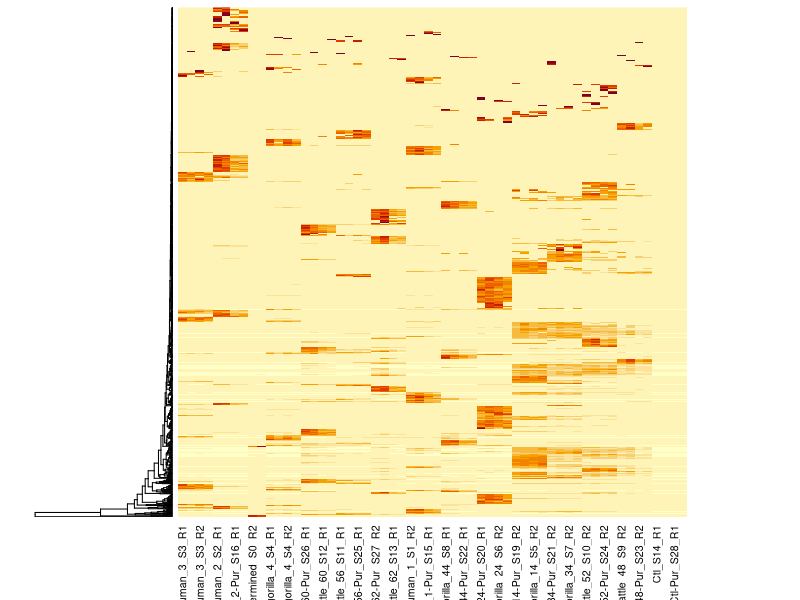
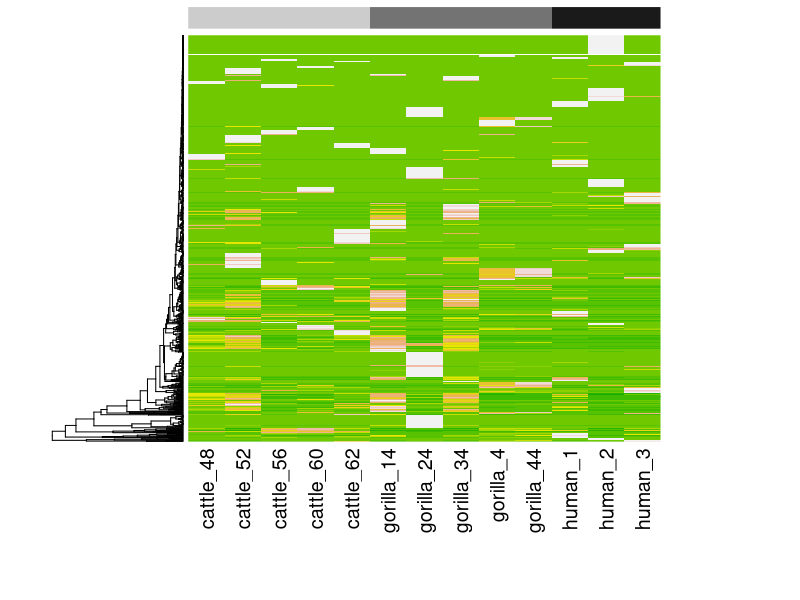
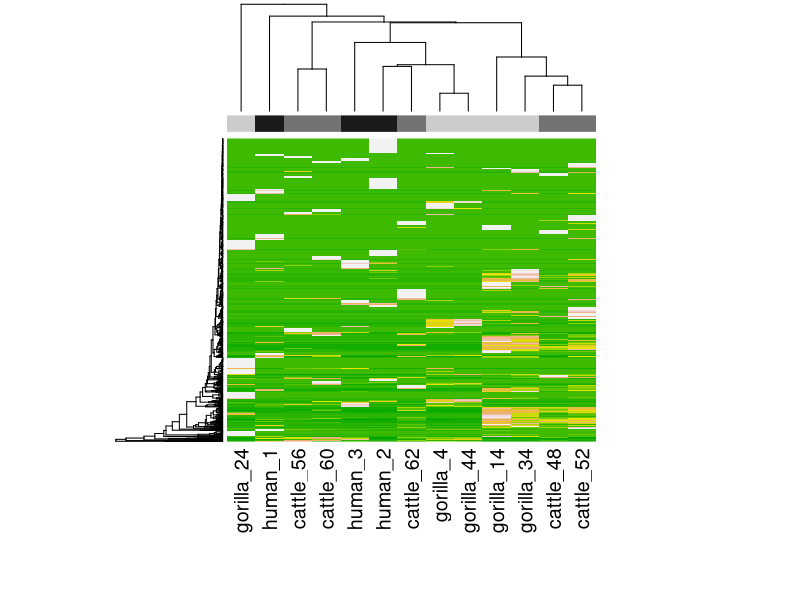

The R source for these figures, in order: (Note: this script raises an error after producing the figures.)
require(graphics); require(grDevices)

#setwd("C:/Users/David Hayman/Dropbox/marsden/ORION__sample_results")

library(ggplot2)
library(plyr)
library(reshape2)

data<-read.csv("06032015_run_mfp_scan_v5.csv",header=T,row.names=1)
colnames(data) <- c(#"UniqueID",
  "human_3_S3_R1",
  "human_3-Pur_S17_R1",
  "human_3_S3_R2",
  "human_3-Pur_S17_R2",
  "human_2_S2_R1",
  "human_2_S2_R2",
  "human_2-Pur_S16_R1",
  "human_2-Pur_S16_R2",
  "Undetermined_S0_R2",
  "Undetermined_S0_R1",
  "gorilla_4_S4_R1",
  "gorilla_4-Pur_S18_R1",
  "gorilla_4_S4_R2",
  "gorilla_4-Pur_S18_R2",
  "cattle_60-Pur_S26_R1",
  "cattle_60-Pur_S26_R2",
  "cattle_60_S12_R1",
  "cattle_60_S12_R2",
  "cattle_56_S11_R1",
  "cattle_56_S11_R2",
  "cattle_56-Pur_S25_R1",
  "cattle_56-Pur_S25_R2",
  "cattle_62-Pur_S27_R2",
  "cattle_62-Pur_S27_R1",
  "cattle_62_S13_R1",
  "cattle_62_S13_R2",
  "human_1_S1_R2",
  "human_1_S1_R1",
  "human_1-Pur_S15_R1",
  "human_1-Pur_S15_R2",
  "gorilla_44_S8_R1",
  "gorilla_44_S8_R2",
  "gorilla_44-Pur_S22_R1",
  "gorilla_44-Pur_S22_R2",
  "gorilla_24-Pur_S20_R1",
  "gorilla_24_S6_R1",
  "gorilla_24_S6_R2",
  "gorilla_24-Pur_S20_R2",
  "gorilla_14-Pur_S19_R2",
  "gorilla_14-Pur_S19_R1",
  "gorilla_14_S5_R2",
  "gorilla_14_S5_R1",
  "gorilla_34-Pur_S21_R2",
  "gorilla_34-Pur_S21_R1",
  "gorilla_34_S7_R2",
  "gorilla_34_S7_R1",
  "cattle_52_S10_R2",
  "cattle_52_S10_R1",
  "cattle_52-Pur_S24_R2",
  "cattle_52-Pur_S24_R1",
  "cattle_48_S9_R2",
  "cattle_48_S9_R1",	
  "cattle_48-Pur_S23_R2",	
  "cattle_48-Pur_S23_R1",
  "Ctl_S14_R1",
  "Ctl_S14_R2",
  "Ctl-Pur_S28_R1",
  "Ctl-Pur_S28_R2")

data<-data.matrix(data)

## to remove the contamination
df1<-data[!(rowSums(data[,55:58])>0),]
heatmap(df1,Colv=NA,labRow=NA)

test<-df1[,1:54]
# heatmap(test,Colv=NA,labRow=NA,margins=c(12,7),cexCol=0.5)
colnames = c( "human_3",
              "human_2",
              "gorilla_4",
              "cattle_60",
              "cattle_56",
              "cattle_62",
              "human_1",
              "gorilla_44",
              "gorilla_24",
              "gorilla_14",
              "gorilla_34",
              "cattle_52",
              "cattle_48")

# calculate the means
means = lapply(colnames, function(name) { apply(test[,grep(name, colnames(test))], 1, mean) })

# build the result
result = do.call(cbind, means)
#result = as.data.frame(t(result))
colnames(result) = colnames

m <- result[,order(colnames(result))]

rowRm<-which(m[1:6,]==0)

m2<-m[-c(rowRm),]

heatmap(m,Colv=NA,
  labRow=NA,col=terrain.colors(20, alpha = 1),
         margins=c(12,7),
         ColSideColors = c(rep("grey80",5),
                           rep("grey45",5),
                           rep("grey10",3)),
         cexCol=1.8)

heatmap(m2, labRow=NA,col=terrain.colors(20, alpha = 1),
        margins=c(12,7),
        ColSideColors = c(rep("grey45",5),
                          rep("grey80",5),
                          rep("grey10",3)),
        cexCol=1.8)

res<-rownames(test)
 # write.csv(res,"res.csv")

virusresults<-test[grep("virus",res),] # returns those with 'virus' in

virusres<-as.data.frame(virusresults)
 virusres$virus<-rownames(virusres)

virusres<-virusres[-c(1,6),]

vres<-melt(virusres)

virusres[virusres == 0]<-NA
virusres <- virusres[,colSums(is.na(virusres))<nrow(virusres)]
vres<-melt(virusres)

names(vres)<-c("virus","host","value")

colnames = c( "human_3",
              "human_2",
              "gorilla_4",
              "cattle_60",
              "cattle_56",
              "cattle_62",
              "human_1",
              "gorilla_44",
              "gorilla_24",
              "gorilla_14",
              "gorilla_34",
              "cattle_52",
              "cattle_48")

# calculate the means
means = lapply(colnames, function(name) { apply(virusresults[,grep(name, colnames(virusresults))], 1, mean) })

# build the result
result = do.call(cbind, means)
result = as.data.frame(t(result))
rownames(result) = colnames

### KEEP TO REMOVE HAs IF NEEDED
result[result == 0]<-NA
result <- result[rowSums(is.na(result))<ncol(result),]
result

colnames(result)<-c("Microvirus","Picobirnavirus",
                    "D - picobirnavirus","Hepatitis C virus",
                    "Lassa virus","Hyposoter fugitivus ichnovirus")
result<-result[,2:5]

vs_r<-melt(t(result))
colnames(vs_r)<-c("virus","host","reads")

p <- qplot(x=virus, y=reads, fill=host,
           data=vs_r, geom="bar", stat="identity",
           position="dodge",ylab="reads")

p+theme(text = element_text(size=20),
        axis.text.x = element_text(angle=90, vjust=1,colour="grey20"))+
  scale_fill_hue(c=90, l=55)+ scale_fill_brewer(palette="Set1")

p <- qplot(x=virus, y=reads, fill=host,
           data=vs_r, geom="bar", stat="identity",
           position="stack",ylab="reads",asp=1)

p+theme(text = element_text(size=20),
        axis.text.x = element_text(angle=90, vjust=1,colour="grey20"))+
  scale_fill_hue(c=90, l=55)+ scale_fill_brewer(palette="Set1")

ggplot(data=vs_r, aes(x=host,y=reads, fill=host)) +
    labs(y="Mean reads") +
    geom_bar(position='dodge',stat="identity")+
    facet_wrap( ~virus , nrow=1)+
   theme( axis.text.x = element_text(angle = 90,colour = "grey10"),
     text = element_text(size=20))

  colnames(vs_r)[2]<-c("host_id")
  ggplot(data=vs_r, aes(x=host_id,y=reads, fill=host_id)) +
    labs(y="mean reads") +
    geom_bar(position='dodge',stat="identity")+
    facet_wrap( ~virus , nrow=1)+
    theme( axis.text.x = element_blank(),
           axis.title.x = element_blank(),
           text = element_text(size=20))

##############################################
## salmonella
res<-rownames(test)
# write.csv(res,"res.csv")
##
salresults<-test[grep("Salmonella",res),] # returns those with 'Salmonella' in

salres<-as.data.frame(salresults)
salres$sal<-rownames(salres)

salres<-salres[-c(1,6),]

sres<-melt(salres)


salres[salres == 0]<-NA
salres <- salres[,colSums(is.na(salres))<nrow(salres)]
#salres
sres<-melt(salres)

##

names(sres)<-c("sal","host","value")


# calculate the means
means = lapply(colnames, function(name) { apply(salresults[,grep(name, colnames(salresults))], 1, mean) })

# build the result
result = do.call(cbind, means)
result = as.data.frame(t(result))
rownames(result) = colnames

### KEEP TO REMOVE HAs IF NEEDED
result[result == 0]<-NA
result <- result[rowSums(is.na(result))<ncol(result),]

## CHANGE THESE #####
names(result)


colnames(result)<-c("S Enteritidis str. 21180",
"S Enteritidis str. 1753",
"S enterica subsp. enterica",        
"S Agona str. SL483",   
"S Enteritidis str. 84644",
"S enterica subsp. arizonae 62")
#result<-result[,2:5]

vs_r<-melt(t(result))
colnames(vs_r)<-c("Salmonella","host","reads")


p <- qplot(x=Salmonella, y=reads, fill=host,
           data=vs_r, geom="bar", stat="identity",
           position="dodge",ylab="reads")

p+theme(text = element_text(size=15),
        axis.text.x = element_text(angle=90, vjust=1,colour="grey20"))+
  scale_fill_hue(c=90, l=55)+ scale_fill_brewer(palette="Set1")


p <- qplot(x=Salmonella, y=reads, fill=host,
           data=vs_r, geom="bar", stat="identity",
           position="stack",ylab="reads",asp=1)

p+theme(text = element_text(size=20),
        axis.text.x = element_text(angle=90, vjust=1,colour="grey20"))+
  scale_fill_hue(c=90, l=55)+ scale_fill_brewer(palette="Set1")


ggplot(data=vs_r, aes(x=host,y=reads, fill=host)) +
  labs(y="Mean reads") +
  geom_bar(position='dodge',stat="identity")+
  facet_wrap( ~Salmonella , nrow=1)+
  theme( axis.text.x = element_text(angle = 90,colour = "grey10"),
         text = element_text(size=20))

colnames(vs_r)[2]<-c("host_id")
ggplot(data=vs_r, aes(x=host_id,y=reads, fill=host_id)) +
  labs(y="mean reads") +
  geom_bar(position='dodge',stat="identity")+
  facet_wrap( ~Salmonella , nrow=1)+
  theme( axis.text.x = element_blank(),
         axis.title.x = element_blank(),
         text = element_text(size=20),
         strip.text = element_text(size=15,angle = 90))

##############################################
## influenza
res<-rownames(test)
# write.csv(res,"res.csv")
##
fluresults<-test[grep("influenza",res),] # returns those with 'Salmonella' in

flures<-as.data.frame(fluresults)
flures$flu<-rownames(flures)

#flures<-flures[-c(1,6),]

fres<-melt(flures)

flures[flures == 0]<-NA
flures <- flures[,colSums(is.na(flures))<nrow(flures)]
flures
fres<-melt(flures)


names(fres)<-c("flu","host","value")

# calculate the means
means = lapply(colnames, function(name) { apply(fluresults[,grep(name, colnames(fluresults))], 1, mean) })

# build the result
result = do.call(cbind, means)
result = as.data.frame(t(result))
rownames(result) = colnames

### KEEP TO REMOVE HAs IF NEEDED
result[result == 0]<-NA
result <- result[rowSums(is.na(result))<ncol(result),]
# result

## CHANGE THESE #####
names(result)


colnames(result)<-c("H. parainfluenzae T3T1",
                    "H. influenzae")
#result<-result[,2:5]

vs_r<-melt(t(result))
colnames(vs_r)<-c("Haemophilus","host","reads")


p <- qplot(x=Haemophilus, y=reads, fill=host,
           data=vs_r, geom="bar", stat="identity",
           position="dodge",ylab="reads")

p+theme(text = element_text(size=15),
        axis.text.x = element_text(angle=90, vjust=1,colour="grey20"))+
  scale_fill_hue(c=90, l=55)+ scale_fill_brewer(palette="Set1")


p <- qplot(x=Haemophilus, y=reads, fill=host,
           data=vs_r, geom="bar", stat="identity",
           position="stack",ylab="reads",asp=1)

p+theme(text = element_text(size=20),
        axis.text.x = element_text(angle=90, vjust=1,colour="grey20"))+
  scale_fill_hue(c=90, l=55)+ scale_fill_brewer(palette="Set1")


ggplot(data=vs_r, aes(x=host,y=reads, fill=host)) +
  labs(y="Mean reads") +
  geom_bar(position='dodge',stat="identity")+
  facet_wrap( ~Haemophilus , nrow=1)+
  theme( axis.text.x = element_text(angle = 90,colour = "grey10"),
         text = element_text(size=20))

colnames(vs_r)[2]<-c("host_id")
ggplot(data=vs_r, aes(x=host_id,y=reads, fill=host_id)) +
  labs(y="mean reads") +
  geom_bar(position='dodge',stat="identity")+
  facet_wrap( ~Haemophilus , nrow=1)+
  theme( axis.text.x = element_blank(),
         axis.title.x = element_blank(),
         text = element_text(size=20),
         strip.text = element_text(size=15))

#######################
## plasmodium
res<-rownames(test)
# write.csv(res,"res.csv")
##
plasresults<-test[grep("Plasmodium",res),] # returns those with 'Salmonella' in

plasres<-as.data.frame(plasresults)
plasres$plas<-rownames(plasres)

#plasres<-plasres[-c(1,6),]

pres<-melt(plasres)

plasres[plasres == 0]<-NA
plasres <- plasres[,colSums(is.na(plasres))<nrow(plasres)]
pres<-melt(plasres)

names(pres)<-c("plas","host","value")


# calculate the means
means = lapply(colnames, function(name) { apply(plasresults[,grep(name, colnames(plasresults))], 1, mean) })

# build the result
result = do.call(cbind, means)
result = as.data.frame(t(result))
rownames(result) = colnames

### KEEP TO REMOVE HAs IF NEEDED
result[result == 0]<-NA
result <- result[rowSums(is.na(result))<ncol(result),]
#result

## CHANGE THESE #####
names(result)


colnames(result)<-c("P. reichenowi",                 
"P. knowlesi strain H",
"P. falciparum NF135/5.C10",
"P. falciparum",
"P. falciparum Palo Alto/Uganda",
"P. falciparum Tanzania")
#result<-result[,2:5]

vs_r<-melt(t(result))
colnames(vs_r)<-c("Plasmodium","host","reads")


p <- qplot(x=Plasmodium, y=reads, fill=host,
           data=vs_r, geom="bar", stat="identity",
           position="dodge",ylab="reads")

p+theme(text = element_text(size=15),
        axis.text.x = element_text(angle=90, vjust=1,colour="grey20"))+
  scale_fill_hue(c=90, l=55)+ scale_fill_brewer(palette="Set1")


p <- qplot(x=Plasmodium, y=reads, fill=host,
           data=vs_r, geom="bar", stat="identity",
           position="stack",ylab="reads",asp=1)

p+theme(text = element_text(size=20),
        axis.text.x = element_text(angle=90, vjust=1,colour="grey20"))+
  scale_fill_hue(c=90, l=55)+ scale_fill_brewer(palette="Set1")


ggplot(data=vs_r, aes(x=host,y=reads, fill=host)) +
  labs(y="Mean reads") +
  geom_bar(position='dodge',stat="identity")+
  facet_wrap( ~Plasmodium , nrow=1)+
  theme( axis.text.x = element_text(angle = 90,colour = "grey10"),
         text = element_text(size=20))

colnames(vs_r)[2]<-c("host_id")
ggplot(data=vs_r, aes(x=host_id,y=reads, fill=host_id)) +
  labs(y="mean reads") +
  geom_bar(position='dodge',stat="identity")+
  facet_wrap( ~Plasmodium , nrow=1)+
  theme( axis.text.x = element_blank(),
         axis.title.x = element_blank(),
         text = element_text(size=20),
         strip.text = element_text(size=15,angle=90))
##
####### Trypanosoma

res<-rownames(test)
# write.csv(res,"res.csv")
##
trypresults<-test[grep("Trypanosoma",res),] # returns those with 'Salmonella' in

trypres<-as.data.frame(trypresults)
trypres$tryp<-rownames(trypres)

#trypres<-trypres[-c(1,6),]

tryres<-melt(trypres)
# 

trypres[trypres == 0]<-NA
trypres <- trypres[,colSums(is.na(trypres))<nrow(trypres)]
# trypres
tryres<-melt(trypres)

tryres$trypanosome<-rep(c("T. congolense",
                    "T. vivax",
                    "T. brucei gambiense"),8)

p <- qplot(x=trypanosome, y=value, fill=variable,
           data=tryres, geom="bar", stat="identity",
           position="dodge",ylab="reads")

p+theme(text = element_text(size=18),
        axis.text.x = element_text(angle=90, vjust=1,colour="grey20"))+
  scale_fill_hue(c=90, l=55)+ scale_fill_brewer(palette="Set1")

##

names(tryres)<-c("tryp","host","value")

# calculate the means
means = lapply(colnames, function(name) { apply(trypresults[,grep(name, colnames(trypresults))], 1, mean) })

# build the result
result = do.call(cbind, means)
result = as.data.frame(t(result))
rownames(result) = colnames

### KEEP TO REMOVE HAs IF NEEDED
result[result == 0]<-NA
result <- result[rowSums(is.na(result))<ncol(result),]
#result

## CHANGE THESE #####
names(result)


colnames(result)<-c("T. congolense",
"T. vivax",
"T. brucei gambiense")
#result<-result[,2:5]

vs_r<-melt(t(result))
colnames(vs_r)<-c("Trypanosoma","host","reads")

p <- qplot(x=Trypanosoma, y=reads, fill=host,
           data=vs_r, geom="bar", stat="identity",
           position="dodge",ylab="reads")

p+theme(text = element_text(size=15),
        axis.text.x = element_text(angle=90, vjust=1,colour="grey20"))+
  scale_fill_hue(c=90, l=55)+ scale_fill_brewer(palette="Set1")

p <- qplot(x=Trypanosoma, y=reads, fill=host,
           data=vs_r, geom="bar", stat="identity",
           position="stack",ylab="reads",asp=1)

p+theme(text = element_text(size=20),
        axis.text.x = element_text(angle=90, vjust=1,colour="grey20"))+
  scale_fill_hue(c=90, l=55)+ scale_fill_brewer(palette="Set1")

ggplot(data=vs_r, aes(x=host,y=reads, fill=host)) +
  labs(y="Mean reads") +
  geom_bar(position='dodge',stat="identity")+
  facet_wrap( ~Trypanosoma , nrow=1)+
  theme( axis.text.x = element_text(angle = 90,colour = "grey10"),
         text = element_text(size=20))

colnames(vs_r)[2]<-c("host_id")
ggplot(data=vs_r, aes(x=host_id,y=reads, fill=host_id)) +
  labs(y="mean reads") +
  geom_bar(position='dodge',stat="identity")+
  facet_wrap( ~Trypanosoma , nrow=1)+
  theme( axis.text.x = element_blank(),
         axis.title.x = element_blank(),
         text = element_text(size=20),
         strip.text = element_text(size=15,angle=90))

##
####### Coxiella

res<-rownames(test)
# write.csv(res,"res.csv")
##
coxresults<-test[grep("Coxiella",res),] # returns those with 'Salmonella' in
coxresults<-as.data.frame(coxresults)
colnames(coxresults)<-"360115:Coxiella burnetii RSA 331"
coxresults<-as.data.frame(t(coxresults))

 coxres<-melt(coxresults)
 coxres$cox<-rownames(coxresults)

coxres[coxres == 0]<-NA
coxres <- coxres[!(is.na(coxres$value)),]
names(coxres)<-c("host","value","cox")

# calculate the means
means = lapply(colnames, function(name) { apply(coxresults[,grep(name, colnames(coxresults))], 1, mean) })
means<-as.data.frame(means)
# build the result
result = do.call(cbind, means)
result = as.data.frame(t(result))
rownames(result) = colnames

##########################
colnames(result)<-c("C. burnetii RSA")
result$host<-rownames(result)
result$Coxiella<-'C. burnetti'

result<-result[c(4:7,13),]

vs_r<-result
colnames(vs_r)<-c("reads","host","Coxiella")

p <- qplot(x=Coxiella, y=reads, fill=host,
           data=vs_r, geom="bar", stat="identity",
           position="dodge",ylab="reads")

p+theme(text = element_text(size=15),
        axis.text.x = element_text(angle=90, vjust=1,colour="grey20"))+
  scale_fill_hue(c=90, l=55)+ scale_fill_brewer(palette="Set1")

ggplot(data=vs_r, aes(x=host,y=reads, fill=host)) +
  labs(y="Mean reads") +
  geom_bar(position='dodge',stat="identity")+
  facet_wrap( ~Coxiella , nrow=1)+
  theme( axis.text.x = element_text(angle = 90,colour = "grey10"),
         text = element_text(size=20))

colnames(vs_r)[2]<-c("host_id")
ggplot(data=vs_r, aes(x=host_id,y=reads, fill=host_id)) +
  labs(y="mean reads") +
  geom_bar(position='dodge',stat="identity")+
  facet_wrap( ~Coxiella , nrow=1)+
  theme( axis.text.x = element_blank(),
         axis.title.x = element_blank(),
         text = element_text(size=20),
         strip.text = element_text(size=15))

####### Treponema

res<-rownames(test)
# write.csv(res,"res.csv")
##
trepresults<-test[grep("Treponema",res),] # returns those with 'Salmonella' in

trepres<-as.data.frame(trepresults)
trepres$trep<-rownames(trepres)

#trepres<-trepres[-c(1,6),]

treres<-melt(trepres)
# 

trepres[trepres == 0]<-NA
trepres <- trepres[,colSums(is.na(trepres))<nrow(trepres)]
# trepres
treres<-melt(trepres)

treres$treponema<-rep(c("T. primitia ZAS-2",
"T. azotonutricium ZAS-9",
"T. caldaria DSM",
"T. sp. OMZ",
"T. pedis str. T",
"T. denticola"),20)

p <- qplot(x=treponema, y=value, fill=variable,
           data=treres, geom="bar", stat="identity",
           position="dodge",ylab="reads")

p+theme(text = element_text(size=18),
        axis.text.x = element_text(angle=90, vjust=1,colour="grey20"))+
  scale_fill_hue(c=90, l=55)+ scale_fill_brewer(palette="Set1")

##

names(treres)<-c("trep","host","value")

# calculate the means
means = lapply(colnames, function(name) { apply(trepresults[,grep(name, colnames(trepresults))], 1, mean) })

# build the result
result = do.call(cbind, means)
result = as.data.frame(t(result))
rownames(result) = colnames

### KEEP TO REMOVE HAs IF NEEDED
result[result == 0]<-NA
result <- result[rowSums(is.na(result))<ncol(result),]
#result

## CHANGE THESE #####
names(result)


colnames(result)<-c("T. primitia ZAS-2",
"T. azotonutricium ZAS-9",
"T. caldaria DSM",
"T. sp. OMZ",
"T. pedis str. T",
"T. denticola")
#result<-result[,2:5]

vs_r<-melt(t(result))
colnames(vs_r)<-c("Treponema","host","reads")

p <- qplot(x=Treponema, y=reads, fill=host,
           data=vs_r, geom="bar", stat="identity",
           position="dodge",ylab="reads")

p+theme(text = element_text(size=15),
        axis.text.x = element_text(angle=90, vjust=1,colour="grey20"))+
  scale_fill_hue(c=90, l=55)+ scale_fill_brewer(palette="Set1")

p <- qplot(x=Treponema, y=reads, fill=host,
           data=vs_r, geom="bar", stat="identity",
           position="stack",ylab="reads",asp=1)

p+theme(text = element_text(size=20),
        axis.text.x = element_text(angle=90, vjust=1,colour="grey20"))+
  scale_fill_hue(c=90, l=55)+ scale_fill_brewer(palette="Set1")

ggplot(data=vs_r, aes(x=host,y=reads, fill=host)) +
  labs(y="Mean reads") +
  geom_bar(position='dodge',stat="identity")+
  facet_wrap( ~Treponema , nrow=1)+
  theme( axis.text.x = element_text(angle = 90,colour = "grey10"),
         text = element_text(size=20))

colnames(vs_r)[2]<-c("host_id")
ggplot(data=vs_r, aes(x=host_id,y=reads, fill=host_id)) +
  labs(y="mean reads") +
  geom_bar(position='dodge',stat="identity")+
  facet_wrap( ~Treponema , nrow=1)+
  theme( axis.text.x = element_blank(),
         axis.title.x = element_blank(),
         text = element_text(size=20),
         strip.text = element_text(size=15,angle=90))
